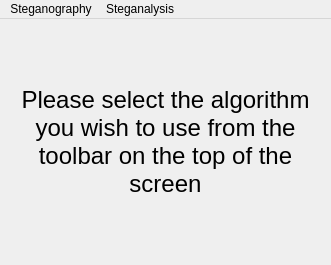
<?xml version="1.0" encoding="UTF-8"?>
<ui version="4.0">
 <class>MainWindow</class>
 <widget class="QMainWindow" name="MainWindow">
  <property name="geometry">
   <rect>
    <x>0</x>
    <y>0</y>
    <width>331</width>
    <height>265</height>
   </rect>
  </property>
  <property name="minimumSize">
   <size>
    <width>256</width>
    <height>128</height>
   </size>
  </property>
  <property name="windowTitle">
   <string>MainWindow</string>
  </property>
  <widget class="QWidget" name="central_widget">
   <layout class="QVBoxLayout" name="verticalLayout">
    <item>
     <widget class="QLabel" name="initilization_label">
      <property name="font">
       <font>
        <pointsize>18</pointsize>
        <bold>false</bold>
        <strikeout>false</strikeout>
        <stylestrategy>PreferAntialias</stylestrategy>
        <kerning>true</kerning>
        <hintingpreference>PreferNoHinting</hintingpreference>
       </font>
      </property>
      <property name="autoFillBackground">
       <bool>false</bool>
      </property>
      <property name="text">
       <string>Please select the algorithm you wish to use from the toolbar on the top of the screen</string>
      </property>
      <property name="textFormat">
       <enum>Qt::TextFormat::RichText</enum>
      </property>
      <property name="scaledContents">
       <bool>false</bool>
      </property>
      <property name="alignment">
       <set>Qt::AlignmentFlag::AlignCenter</set>
      </property>
      <property name="wordWrap">
       <bool>true</bool>
      </property>
     </widget>
    </item>
   </layout>
  </widget>
  <widget class="QMenuBar" name="menu_bar">
   <property name="geometry">
    <rect>
     <x>0</x>
     <y>0</y>
     <width>331</width>
     <height>33</height>
    </rect>
   </property>
   <widget class="QMenu" name="menu_steganography">
    <property name="title">
     <string>Steganography</string>
    </property>
    <widget class="QMenu" name="menu_embed">
     <property name="title">
      <string>Embed (hide) data into an image</string>
     </property>
     <addaction name="action_embed_lsb"/>
     <addaction name="action_embed_bpcs"/>
    </widget>
    <widget class="QMenu" name="menu_capacity">
     <property name="title">
      <string>Check the maximum capacity of an image</string>
     </property>
     <addaction name="action_capacity_max_calculation_bpcs"/>
     <addaction name="action_capacity_max_calculation_lsb"/>
    </widget>
    <addaction name="menu_embed"/>
    <addaction name="action_extract_generic"/>
    <addaction name="menu_capacity"/>
   </widget>
   <widget class="QMenu" name="menu_steganalysis">
    <property name="title">
     <string>Steganalysis</string>
    </property>
    <addaction name="action_slice_image_bit_planes"/>
    <addaction name="action_get_diff"/>
   </widget>
   <addaction name="menu_steganography"/>
   <addaction name="menu_steganalysis"/>
  </widget>
  <action name="action_extract_generic">
   <property name="text">
    <string>Extract data from an image</string>
   </property>
  </action>
  <action name="action_embed_lsb">
   <property name="text">
    <string>Using LSB Steganography</string>
   </property>
  </action>
  <action name="action_capacity_max_calculation_lsb_1">
   <property name="text">
    <string>Using LSB Steganography</string>
   </property>
  </action>
  <action name="action_capacity_can_fit_lsb">
   <property name="text">
    <string>Using LSB Steganography</string>
   </property>
  </action>
  <action name="action_embed_bpcs">
   <property name="text">
    <string>Using BPCS Steganography</string>
   </property>
  </action>
  <action name="action_capacity_max_calculation_bpcs_1">
   <property name="text">
    <string>Using BPCS Steganography</string>
   </property>
  </action>
  <action name="action_capacity_can_fit_bpcs">
   <property name="text">
    <string>Using BPCS Steganography</string>
   </property>
  </action>
  <action name="action_slice_image_bit_planes">
   <property name="text">
    <string>Slice image bit-planes</string>
   </property>
  </action>
  <action name="action_get_diff">
   <property name="text">
    <string>Get diffrence between two images</string>
   </property>
  </action>
  <action name="action_capacity_max_calculation_bpcs">
   <property name="text">
    <string>Using BPCS Steganography</string>
   </property>
  </action>
  <action name="action_capacity_max_calculation_lsb">
   <property name="text">
    <string>Using LSB Steganography</string>
   </property>
  </action>
 </widget>
 <resources/>
 <connections/>
</ui>
